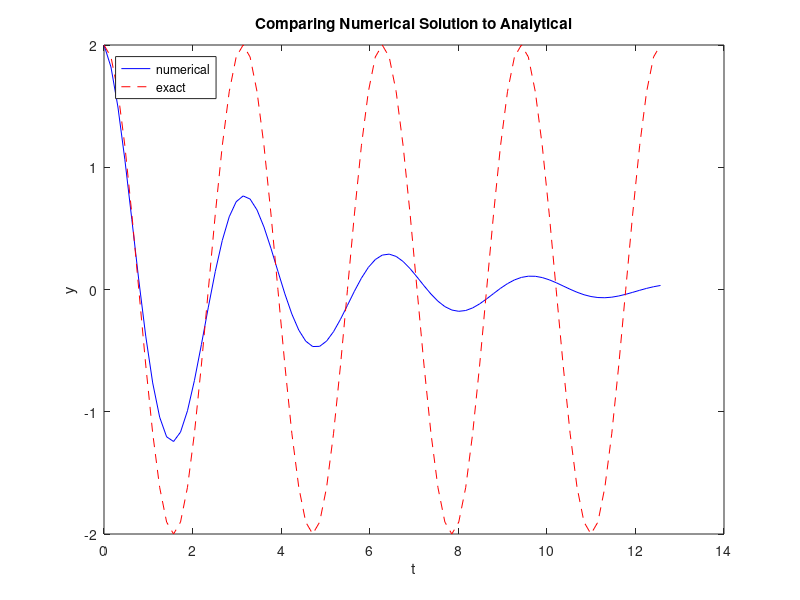

Recreate this plot in MATLAB. (Note: this script raises an error after producing the figure.)
%{
numerical solution to an oscillating system
using backward Euler
%}

close all
clear 
omega = 2;
P = 2*pi/omega;
dt = P/20;
T = 4*P;
N_t = floor(round(T/dt));
t = linspace(0, N_t*dt, N_t+1);
fprintf('N_t: %d\n', N_t);

u = zeros(N_t+1, 1);
v = zeros(N_t+1, 1);

% Initial condition
X_0 = 2;
u(1) = X_0;
v(1) = 0;

% Step equations forward in time
for n = 1:N_t
    v(n+1) = v(n) - dt*omega^2 * (u(n)+dt*v(n))/(1+dt^2*omega^2);
    u(n+1) = u(n) + dt*v(n+1);
end
% Plot the last four periods to illustrate the accuracy
% in long time simulations
N4l = floor(round(4*P/dt)); % No of intervals to be plotted
true_sol = X_0*cos(omega*t);
plot(t(length(t)-N4l:end), u(length(u)-N4l:end), 'b-',...
       t(length(t)-N4l:end), true_sol(length(true_sol)-N4l:end), 'r--');
   hold on
legend('numerical', 'exact', 'Location','northwest');
xlabel('t');
fprintf('%.16f %.16f \n', u(end), v(end));
ylabel('y');
title('Comparing Numerical Solution to Analytical')

figure %plotting total energy
[pot_energy, kin_energy] = osc_energy(u,v,omega);
energy_all = pot_energy + kin_energy;
plot(t, energy_all, 'b-');
xlabel('t');
ylabel('Energy');
title('Total Energy in Oscillating System')
